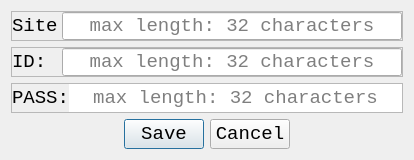
<?xml version="1.0" encoding="UTF-8"?>
<ui version="4.0">
 <class>Dialog</class>
 <widget class="QDialog" name="Dialog">
  <property name="geometry">
   <rect>
    <x>0</x>
    <y>0</y>
    <width>414</width>
    <height>160</height>
   </rect>
  </property>
  <property name="minimumSize">
   <size>
    <width>414</width>
    <height>160</height>
   </size>
  </property>
  <property name="maximumSize">
   <size>
    <width>414</width>
    <height>160</height>
   </size>
  </property>
  <property name="font">
   <font>
    <family>Consolas</family>
    <pointsize>14</pointsize>
   </font>
  </property>
  <property name="windowTitle">
   <string>###</string>
  </property>
  <property name="windowIcon">
   <iconset>
    <normaloff>1.png</normaloff>1.png</iconset>
  </property>
  <layout class="QVBoxLayout" name="verticalLayout">
   <item>
    <widget class="QFrame" name="frame">
     <property name="frameShape">
      <enum>QFrame::StyledPanel</enum>
     </property>
     <property name="frameShadow">
      <enum>QFrame::Raised</enum>
     </property>
     <layout class="QHBoxLayout" name="horizontalLayout">
      <property name="spacing">
       <number>0</number>
      </property>
      <property name="leftMargin">
       <number>0</number>
      </property>
      <property name="topMargin">
       <number>0</number>
      </property>
      <property name="rightMargin">
       <number>0</number>
      </property>
      <property name="bottomMargin">
       <number>0</number>
      </property>
      <item>
       <widget class="QLabel" name="label">
        <property name="minimumSize">
         <size>
          <width>50</width>
          <height>0</height>
         </size>
        </property>
        <property name="maximumSize">
         <size>
          <width>50</width>
          <height>16777215</height>
         </size>
        </property>
        <property name="text">
         <string>Site:</string>
        </property>
        <property name="alignment">
         <set>Qt::AlignLeading|Qt::AlignLeft|Qt::AlignVCenter</set>
        </property>
       </widget>
      </item>
      <item>
       <widget class="QLineEdit" name="lineEdit_site_name">
        <property name="text">
         <string/>
        </property>
        <property name="maxLength">
         <number>32</number>
        </property>
        <property name="alignment">
         <set>Qt::AlignCenter</set>
        </property>
        <property name="placeholderText">
         <string>max length: 32 characters</string>
        </property>
        <property name="cursorMoveStyle">
         <enum>Qt::LogicalMoveStyle</enum>
        </property>
        <property name="clearButtonEnabled">
         <bool>false</bool>
        </property>
       </widget>
      </item>
     </layout>
    </widget>
   </item>
   <item>
    <widget class="QFrame" name="frame_2">
     <property name="frameShape">
      <enum>QFrame::StyledPanel</enum>
     </property>
     <property name="frameShadow">
      <enum>QFrame::Raised</enum>
     </property>
     <layout class="QHBoxLayout" name="horizontalLayout_3">
      <property name="spacing">
       <number>0</number>
      </property>
      <property name="leftMargin">
       <number>0</number>
      </property>
      <property name="topMargin">
       <number>0</number>
      </property>
      <property name="rightMargin">
       <number>0</number>
      </property>
      <property name="bottomMargin">
       <number>0</number>
      </property>
      <item>
       <widget class="QLabel" name="label_2">
        <property name="minimumSize">
         <size>
          <width>50</width>
          <height>0</height>
         </size>
        </property>
        <property name="maximumSize">
         <size>
          <width>50</width>
          <height>16777215</height>
         </size>
        </property>
        <property name="text">
         <string>ID:</string>
        </property>
        <property name="alignment">
         <set>Qt::AlignLeading|Qt::AlignLeft|Qt::AlignVCenter</set>
        </property>
       </widget>
      </item>
      <item>
       <widget class="QLineEdit" name="lineEdit_password_id">
        <property name="text">
         <string/>
        </property>
        <property name="maxLength">
         <number>32</number>
        </property>
        <property name="alignment">
         <set>Qt::AlignCenter</set>
        </property>
        <property name="placeholderText">
         <string>max length: 32 characters</string>
        </property>
        <property name="cursorMoveStyle">
         <enum>Qt::LogicalMoveStyle</enum>
        </property>
        <property name="clearButtonEnabled">
         <bool>false</bool>
        </property>
       </widget>
      </item>
     </layout>
    </widget>
   </item>
   <item>
    <widget class="QFrame" name="frame_3">
     <property name="frameShape">
      <enum>QFrame::StyledPanel</enum>
     </property>
     <property name="frameShadow">
      <enum>QFrame::Raised</enum>
     </property>
     <layout class="QHBoxLayout" name="horizontalLayout_2">
      <property name="spacing">
       <number>0</number>
      </property>
      <property name="leftMargin">
       <number>0</number>
      </property>
      <property name="topMargin">
       <number>0</number>
      </property>
      <property name="rightMargin">
       <number>0</number>
      </property>
      <property name="bottomMargin">
       <number>0</number>
      </property>
      <item>
       <widget class="QLabel" name="label_3">
        <property name="text">
         <string>PASS:</string>
        </property>
        <property name="alignment">
         <set>Qt::AlignLeading|Qt::AlignLeft|Qt::AlignVCenter</set>
        </property>
       </widget>
      </item>
      <item>
       <widget class="QLineEdit" name="lineEdit_password">
        <property name="text">
         <string/>
        </property>
        <property name="frame">
         <bool>false</bool>
        </property>
        <property name="alignment">
         <set>Qt::AlignCenter</set>
        </property>
        <property name="readOnly">
         <bool>false</bool>
        </property>
        <property name="placeholderText">
         <string>max length: 32 characters</string>
        </property>
       </widget>
      </item>
     </layout>
    </widget>
   </item>
   <item>
    <widget class="QDialogButtonBox" name="buttonBox">
     <property name="orientation">
      <enum>Qt::Horizontal</enum>
     </property>
     <property name="standardButtons">
      <set>QDialogButtonBox::Cancel|QDialogButtonBox::Save</set>
     </property>
     <property name="centerButtons">
      <bool>true</bool>
     </property>
    </widget>
   </item>
  </layout>
 </widget>
 <resources/>
 <connections>
  <connection>
   <sender>buttonBox</sender>
   <signal>accepted()</signal>
   <receiver>Dialog</receiver>
   <slot>accept()</slot>
   <hints>
    <hint type="sourcelabel">
     <x>248</x>
     <y>254</y>
    </hint>
    <hint type="destinationlabel">
     <x>157</x>
     <y>274</y>
    </hint>
   </hints>
  </connection>
  <connection>
   <sender>buttonBox</sender>
   <signal>rejected()</signal>
   <receiver>Dialog</receiver>
   <slot>reject()</slot>
   <hints>
    <hint type="sourcelabel">
     <x>316</x>
     <y>260</y>
    </hint>
    <hint type="destinationlabel">
     <x>286</x>
     <y>274</y>
    </hint>
   </hints>
  </connection>
 </connections>
</ui>
